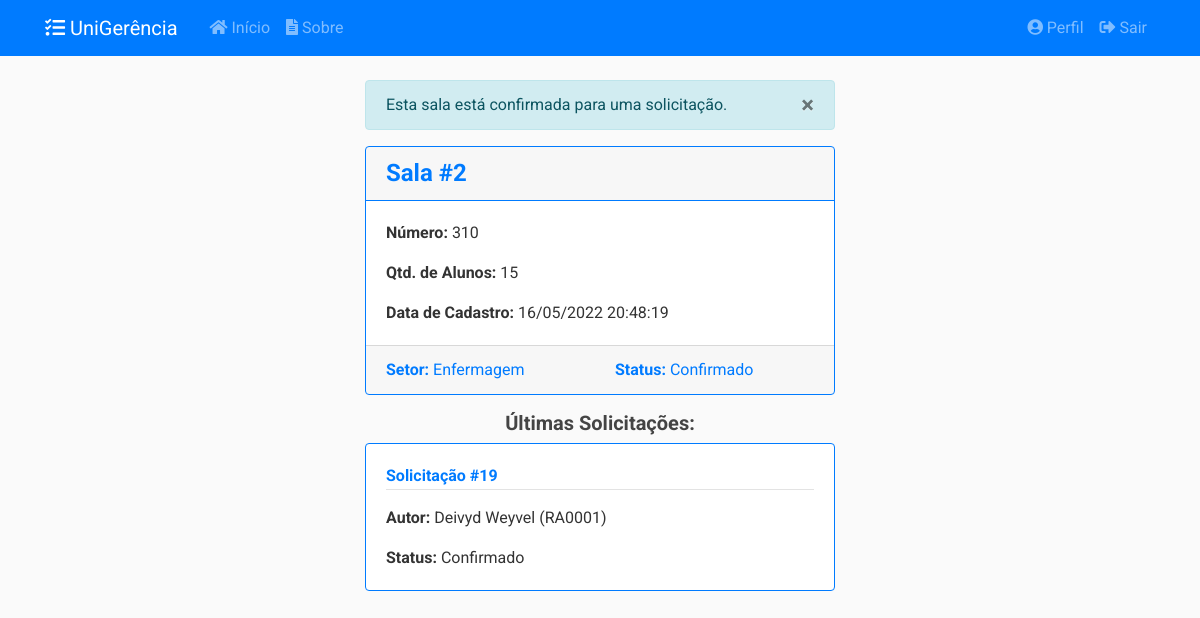
The page /salas/2 (signed in) on the database as committed earlier.
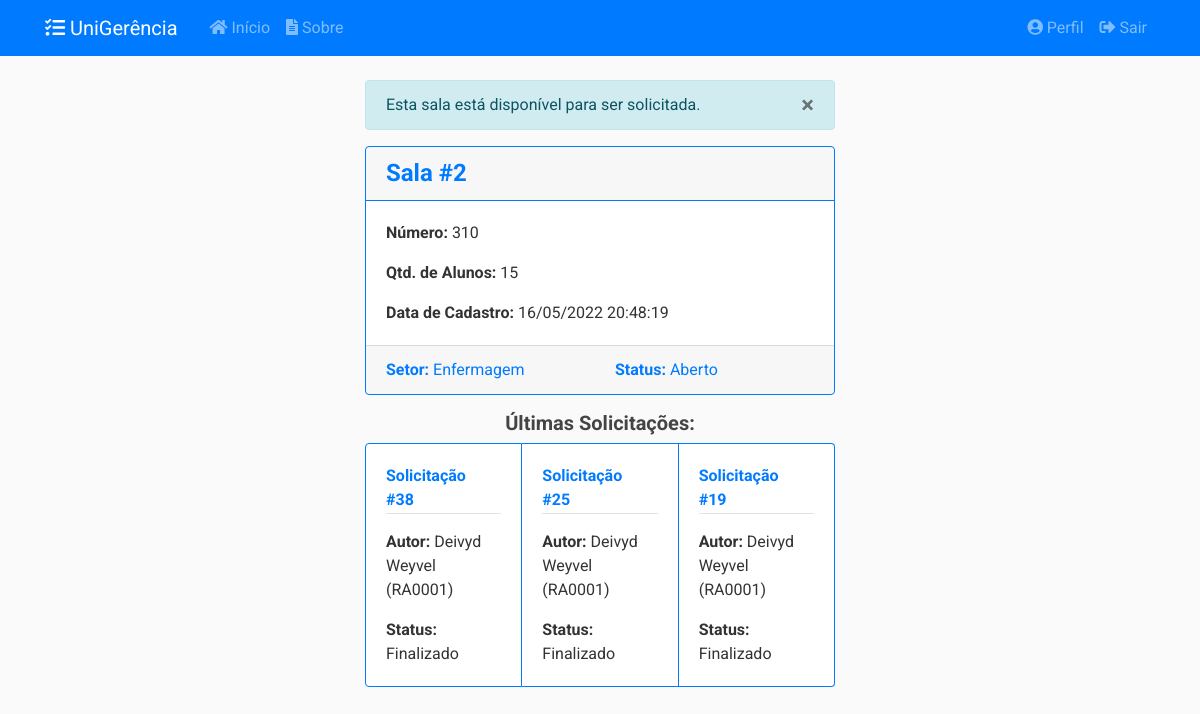
The same page on the database as committed later.
### app/models/salas.py (models this page shows, shortened)
class Sala(db.Model):
    __tablename__ = 'salas'
    __table_args__ = {'extend_existing': True}
    id = db.Column(db.Integer, primary_key=True)
    numero = db.Column(db.String(20), nullable=False)
    qtd_aluno = db.Column(db.Integer, nullable=False)
    data_cadastro = db.Column(db.DateTime, nullable=False,
                              default=datetime.now().astimezone(fuso_horario))
    data_atualizacao = db.Column(db.DateTime, nullable=True)
    status = db.Column(db.Enum(Status), default=Status.ABERTO.name)
    motivo_indisponibilidade = db.Column(db.Text, nullable=True)
    ativo = db.Column(db.Boolean, nullable=False, default=True)
    setor_id = db.Column(db.Integer, db.ForeignKey('setores.id'), nullable=False)
    solicitacoes = db.relationship('SolicitacaoSala', secondary=solicitacao_s,
                                   back_populates='salas')
    relatorios = db.relationship('RelatorioSala', back_populates='sala')
    setor = db.relationship('Setor', back_populates='salas')
    def __repr__(self):
        return f"{self.numero} - {self.setor.name} - Qtd. Alunos: {self.qtd_aluno}"
    def recuperar_id(sala_id):
        return Sala.query.filter_by(id=sala_id).filter_by(ativo=True).first_or_404()

### app/models/solicitacoes.py (models this page shows, shortened)
class Solicitacao(db.Model):
    __tablename__ = 'solicitacoes'
    __table_args__ = {'extend_existing': True}
    id = db.Column(db.Integer, primary_key=True)
    status = db.Column(db.Enum(Status), default=Status.ABERTO.name)
    data_abertura = db.Column(db.DateTime, nullable=False,
                              default=datetime.now().astimezone(fuso_horario))
    data_inicio_pref = db.Column(db.Date, nullable=False)
    data_fim_pref = db.Column(db.Date, nullable=False)
    data_retirada = db.Column(db.DateTime, nullable=True)
    data_devolucao = db.Column(db.DateTime, nullable=True)
    data_cancelamento = db.Column(db.DateTime, nullable=True)
    data_finalizacao = db.Column(db.DateTime, nullable=True)
    quantidade = db.Column(db.Integer, nullable=False, default=0)
    descricao = db.Column(db.String(20), nullable=False)
    tipo = db.Column(db.String(20), nullable=False)
    ativo = db.Column(db.Boolean, nullable=False, default=True)
    usuario_id = db.Column(db.Integer, db.ForeignKey('usuarios.id'),
                           nullable=False)
    turno_id = db.Column(db.Integer, db.ForeignKey('turnos.id'),
                           nullable=False)
    turno = db.relationship('Turno', back_populates='solicitacoes')
    __mapper_args__ = {
        'polymorphic_identity': 'SOLICITACAO',
        'polymorphic_on': tipo
    }
    def recuperar_ultimas_sala(sala, limite):
        return SolicitacaoSala.query.filter(
            SolicitacaoSala.salas.contains(sala)).filter_by(
            ativo=True).order_by(SolicitacaoSala.id.desc()).limit(limite)

class SolicitacaoSala(Solicitacao):
    __tablename__ = 'solicitacoes_salas'
    id = db.Column(db.Integer, db.ForeignKey('solicitacoes.id'), primary_key=True)
    setor_id = db.Column(db.Integer, db.ForeignKey('setores.id'), nullable=False)
    setor = db.relationship('Setor', back_populates='solicitacoes')
    salas = db.relationship('Sala', secondary= solicitacao_s,
                                    back_populates='solicitacoes')
    __mapper_args__ = {
        'polymorphic_identity': 'SALA',
    }

class Solicitacao(db.Model):
    __tablename__ = 'solicitacoes'
    __table_args__ = {'extend_existing': True}
    id = db.Column(db.Integer, primary_key=True)
    status = db.Column(db.Enum(Status), default=Status.ABERTO.name)
    data_abertura = db.Column(db.DateTime, nullable=False,
                              default=datetime.now().astimezone(fuso_horario))
    data_inicio_pref = db.Column(db.Date, nullable=False)
    data_fim_pref = db.Column(db.Date, nullable=False)
    data_retirada = db.Column(db.DateTime, nullable=True)
    data_devolucao = db.Column(db.DateTime, nullable=True)
    data_cancelamento = db.Column(db.DateTime, nullable=True)
    data_finalizacao = db.Column(db.DateTime, nullable=True)
    quantidade = db.Column(db.Integer, nullable=False, default=0)
    descricao = db.Column(db.String(20), nullable=False)
    tipo = db.Column(db.String(20), nullable=False)
    ativo = db.Column(db.Boolean, nullable=False, default=True)
    usuario_id = db.Column(db.Integer, db.ForeignKey('usuarios.id'),
                           nullable=False)
    turno_id = db.Column(db.Integer, db.ForeignKey('turnos.id'),
                           nullable=False)
    turno = db.relationship('Turno', back_populates='solicitacoes')
    __mapper_args__ = {
        'polymorphic_identity': 'SOLICITACAO',
        'polymorphic_on': tipo
    }
    def recuperar_ultimas_sala(sala, limite):
        return SolicitacaoSala.query.filter(
            SolicitacaoSala.salas.contains(sala)).filter_by(
            ativo=True).order_by(SolicitacaoSala.id.desc()).limit(limite)

### app/models/usuarios.py (models this page shows, shortened)
class Usuario(db.Model, UserMixin):
    __tablename__ = 'usuarios'
    __table_args__ = {'extend_existing': True}
    id = db.Column(db.Integer, primary_key=True)
    nome = db.Column(db.String(100), nullable=False)
    identificacao = db.Column(db.String(20), unique=True, nullable=False)
    email = db.Column(db.String(100), unique=True, nullable=False)
    senha = db.Column(db.String(60), nullable=False)
    data_cadastro = db.Column(db.DateTime, nullable=False,
                              default=datetime.now().astimezone(fuso_horario))
    data_atualizacao = db.Column(db.DateTime, nullable=True)
    tipo = db.Column(db.Enum(TipoUsuario), nullable=False)
    ativo = db.Column(db.Boolean, nullable=False, default=True)
    imagem_perfil = db.Column(db.String(20), nullable=False,
                              default='default.jpg')
    posts = db.relationship('Post', backref='autor',
                            foreign_keys='Post.usuario_id', lazy=True)
    recipiente = db.relationship('Post', backref='destinatario',
                                 foreign_keys='Post.destinatario_id', lazy=True)
    solicitacoes = db.relationship('Solicitacao', backref='autor', lazy=True)
    relatorios = db.relationship('Relatorio', backref='autor', lazy=True)
    def __repr__(self):
        return f"{self.nome} ({self.identificacao})"
    def verificar_prof(self):
        if self.tipo.name == 'PROF' or self.tipo.name == 'ADMIN':
            return True
        else:
            return False

### app/controllers/salas.py (the view)
@salas.route("/<int:sala_id>")
@login_required
@prof_required
def sala(sala_id):
    sala = Sala.recuperar_id(sala_id)
    solicitacoes = Solicitacao.recuperar_ultimas_sala(sala, 3)
    return render_template('salas/sala.html',
                           title=sala, sala=sala,
                           solicitacoes=solicitacoes)

### app/models/usuarios.py (called while the page is built)
@login_manager.user_loader
def load_user(user_id):
    return Usuario.query.get(int(user_id))

def prof_required(f):
    @wraps(f)
    def wrap(*args, **kwargs):
        if Usuario.verificar_prof(current_user):
            return f(*args, **kwargs)
        else:
            flash('Você não tem autorização para acessar esta página.', 'danger')
        return redirect(url_for('principal.inicio'))
    return wrap

### app/templates/salas/sala.html (shortened to what this page needs)
{% extends "layout.html" %}
{% block conteudo %}
{% if sala.status.name != 'PENDENTE' %}
<div class="alert alert-info" role="alert" id="alert-message">
    <button type="button" class="close" data-dismiss="alert">
    <span>&times;</span>
    </button>
    {% if sala.status.name == 'ABERTO' %}
    Esta sala está disponível para ser solicitada.
    {% elif sala.status.name == 'CONFIRMADO' %}
    Esta sala está confirmada para uma solicitação.
    {% elif sala.status.name == 'EMUSO' %}
    Esta sala está em uso.
    {% elif sala.status.name == 'DESABILITADO' or sala.status.name == 'EMMANUTENCAO' %}
    Esta sala está indisponível para ser solicitada.
    {% endif %}
</div>
{% endif %}
<div class="card border-primary mb-3">
    <h4 class="card-header text-primary border-primary">
        <a><strong>Sala #{{ sala.id }}</strong></a>
    </h4>
    <div class="card-body">
        <p class="card-text"><strong>Número:</strong> {{ sala.numero }}</p>
        <p class="card-text"><strong>Qtd. de Alunos:</strong> {{ sala.qtd_aluno }}</p>
        <p class="card-text"><strong>Data de Cadastro:</strong> {{ sala.data_cadastro.strftime('%d/%m/%Y %H:%M:%S') }}</p>
    </div>
    <div class="card-footer">
        <div class="row">
            <div class="col-md-6">
                <a class=""><strong>Setor:</strong> {{ sala.setor.name }}</a>
            </div>
            <div class="col-md-6">
                <a class=""><strong>Status:</strong> {{ sala.status.value }}</a>
            </div>
        </div>
    </div>
</div>
<h5 class="card-text text-center"><strong>Últimas Solicitações:</strong></h5>
<div class="card-group">
{% for solicitacao in solicitacoes %}
<div class="card border-primary">
    <div class="card-body">
        <div class="article-metadata mb-3">
            <a class="mr-2" href="{{ url_for('solicitacoes.solicitacao', solicitacao_id=solicitacao.id )}}"><strong>Solicitação #{{ solicitacao.id }}</strong></a>
        </div>
        <p class="card-text"><strong>Autor:</strong> {{ solicitacao.autor }}</p>
        <p class="card-text"><strong>Status:</strong> {{ solicitacao.status.value }}</p>
    </div>
</div>
{% endfor %}
</div>
{% endblock conteudo %}

Rows that differ between the two databases and show on the page:
changed Sala id 2: status.value "Confirmado" → "Aberto"
added SolicitacaoSala: id "38", autor "Deivyd Weyvel (RA0001)", status.value "Finalizado"
added SolicitacaoSala: id "25", autor "Deivyd Weyvel (RA0001)", status.value "Finalizado"
changed through a linked row, SolicitacaoSala id 19: status.value "Confirmado" → "Finalizado"
Other text that changed with them:
text no longer shown: "Esta sala está confirmada para uma solicitação."
text now shown: "Esta sala está disponível para ser solicitada."
